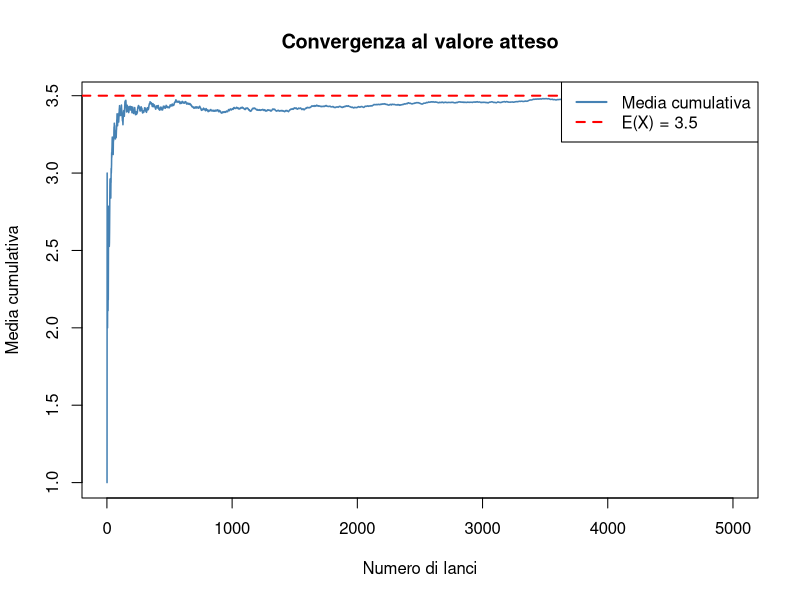
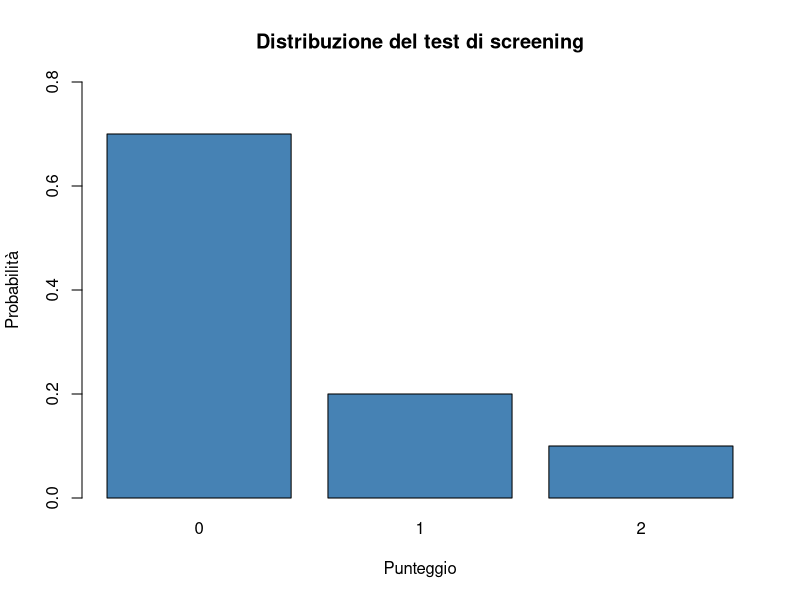

The R script that drew these images, in order:
## ---- chunk 1
#| echo: false
#| output: false
library(tibble)
library(dplyr)
library(knitr)
library(kableExtra)
## ---- chunk 2
#| echo: true
# Definire la distribuzione
x <- c(0, 1, 2)           # Valori
p <- c(0.70, 0.20, 0.10)  # Probabilità

# Verificare che le probabilità sommino a 1
sum(p)
## ---- chunk 3
#| echo: true
# Valore atteso: somma di x * p(x)
E_X <- sum(x * p)
E_X
## ---- chunk 4
#| echo: true
# Media dei quadrati
E_X2 <- sum(x^2 * p)
E_X2

# Varianza = E(X²) - [E(X)]²
Var_X <- E_X2 - E_X^2
Var_X

# Deviazione standard
sqrt(Var_X)
## ---- chunk 5
#| echo: true
x <- 1:5
p <- c(0.10, 0.25, 0.35, 0.20, 0.10)

# Valore atteso
E_X <- sum(x * p)
E_X

# Varianza
Var_X <- sum(x^2 * p) - E_X^2
Var_X

# Deviazione standard
sqrt(Var_X)
## ---- chunk 6
#| echo: true
n <- 3
theta <- 0.70

# Valore atteso
E_Y <- n * theta
E_Y

# Varianza
Var_Y <- n * theta * (1 - theta)
Var_Y
## ---- chunk 7
#| echo: true
set.seed(42)  # Per riproducibilità

# Simulare 10000 lanci di dado
lanci <- sample(1:6, size = 10000, replace = TRUE)

# Media campionaria
mean(lanci)
## ---- chunk 8
#| echo: false
#| fig-height: 4
set.seed(42)
n_max <- 5000
lanci <- sample(1:6, size = n_max, replace = TRUE)
medie_cumulative <- cumsum(lanci) / (1:n_max)

plot(1:n_max, medie_cumulative, type = "l", 
     xlab = "Numero di lanci", ylab = "Media cumulativa",
     main = "Convergenza al valore atteso", col = "steelblue", lwd = 1.5)
abline(h = 3.5, col = "red", lty = 2, lwd = 2)
legend("topright", legend = c("Media cumulativa", "E(X) = 3.5"), 
       col = c("steelblue", "red"), lty = c(1, 2), lwd = 2)
## ---- chunk 9
#| echo: true
# Varianza campionaria
var(lanci)

# Varianza teorica del dado
sum((1:6 - 3.5)^2) / 6
## ---- chunk 10
#| echo: true
# Distribuzione personalizzata
x <- c(0, 1, 2)
p <- c(0.70, 0.20, 0.10)

# Simulare 1000 osservazioni
campione <- sample(x, size = 1000, replace = TRUE, prob = p)

# Verificare
mean(campione)  # Dovrebbe essere ~0.40
var(campione)   # Dovrebbe essere ~0.44
## ---- chunk 11
#| echo: true
set.seed(123)

# Distribuzione
x <- c(0, 1, 2)
p <- c(0.70, 0.20, 0.10)

# Simulazione
campione <- sample(x, size = 10000, replace = TRUE, prob = p)

# Confronto
cat("Media campionaria:", mean(campione), 
    "\nMedia teorica:", sum(x * p))
cat("\n\nVarianza campionaria:", var(campione), 
    "\nVarianza teorica:", sum(x^2 * p) - sum(x * p)^2)
## ---- chunk 12
#| echo: true
x <- c(10, 20, 30, 40)
p <- c(0.1, 0.3, 0.4, 0.2)

# E(X)
E_X <- sum(x * p)
E_X

# E(sqrt(X))
E_sqrtX <- sum(sqrt(x) * p)
E_sqrtX

# sqrt(E(X))
sqrt(E_X)

# Verifica: sono diversi!
E_sqrtX < sqrt(E_X)  # Funzione concava → disuguaglianza di Jensen
## ---- chunk 13
#| echo: true
n <- 20
theta <- 0.15

# a) Valori teorici
E_teorico <- n * theta
Var_teorico <- n * theta * (1 - theta)
cat("E(X) teorico:", E_teorico, "\nVar(X) teorica:", Var_teorico)
## ---- chunk 14
#| echo: true
# b) Simulazione
set.seed(456)
errori <- rbinom(5000, size = n, prob = theta)
cat("\nMedia simulata:", mean(errori), 
    "\nVarianza simulata:", var(errori))
## ---- chunk 15
#| echo: true
set.seed(789)

# Simulare X ~ N(25, 5)
X <- rnorm(10000, mean = 25, sd = 5)

# Calcolare T
T <- 50 + 10 * (X - 25) / 5

# Verificare
cat("Media di T:", mean(T), "(atteso: 50)")
cat("\nSD di T:", sd(T), "(atteso: 10)")
## ---- chunk 16
#| echo: true
set.seed(111)

A <- rnorm(10000, mean = 20, sd = 4)
B <- rnorm(10000, mean = 30, sd = 5)
Total <- A + B

# Valori teorici
cat("E(T) teorico:", 20 + 30, "  Simulato:", mean(Total))
cat("\nVar(T) teorica:", 16 + 25, "  Simulata:", var(Total))
cat("\nSD(T) teorica:", sqrt(41), "  Simulata:", sd(Total))
## ---- chunk 17
#| echo: true
# Funzione per valore atteso di v.c. discreta
valore_atteso <- function(x, p) {
  sum(x * p)
}

# Funzione per varianza
varianza <- function(x, p) {
  E_X <- sum(x * p)
  E_X2 <- sum(x^2 * p)
  E_X2 - E_X^2
}
## ---- chunk 18
#| echo: true
# Test di screening
x <- c(0, 1, 2)
p <- c(0.70, 0.20, 0.10)

valore_atteso(x, p)
varianza(x, p)
sqrt(varianza(x, p))  # Deviazione standard
## ---- chunk 19
#| echo: false
#| fig-height: 4
x <- c(0, 1, 2)
p <- c(0.70, 0.20, 0.10)

barplot(p, names.arg = x, col = "steelblue",
        xlab = "Punteggio", ylab = "Probabilità",
        main = "Distribuzione del test di screening",
        ylim = c(0, 0.8))
